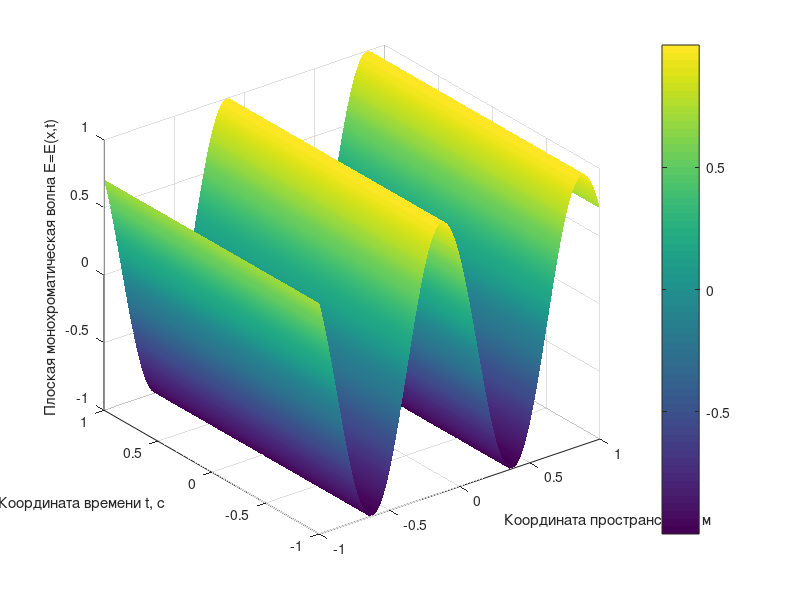
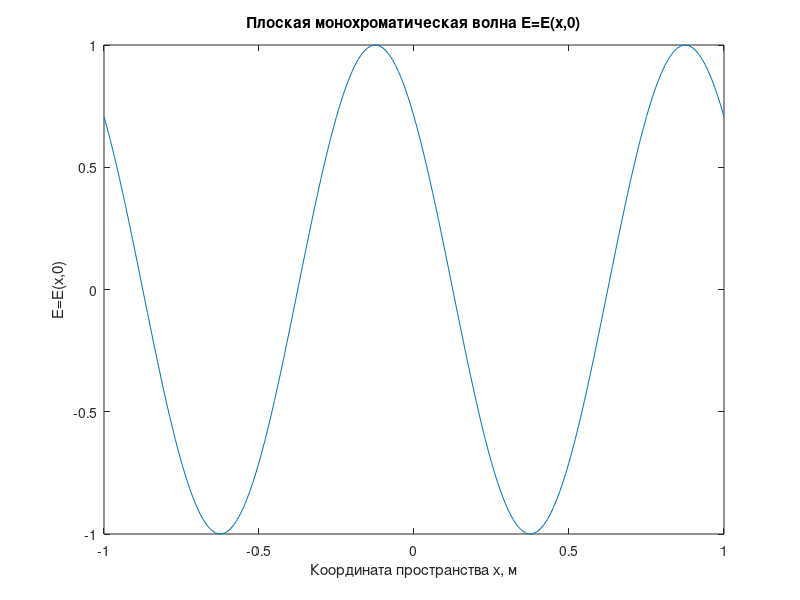

Here is the MATLAB script that generated these plots, in order:
n=100;
lmbd=1;
c=3e8;
w=2*pi*c/lmbd;
t=-1:1/n:1;
x=-1:1/n:1;
k=2*pi/lmbd;
pfi=pi/4;
E0=1;

[X,T]=meshgrid(x,t);

E=E0*cos(T.*w-k.*X-pfi);
surf(X,T,E);
shading interp;
colorbar;
xlabel('Координата пространства x, м');
ylabel('Координата времени t, c');
zlabel('Плоская монохроматическая волна E=E(x,t)');

clear T E
T=0;
E=E0*cos(T*w-k*x-pfi);
figure
plot(x,E);
xlabel('Координата пространства x, м');
ylabel('E=E(x,0)');
title('Плоская монохроматическая волна E=E(x,0)');